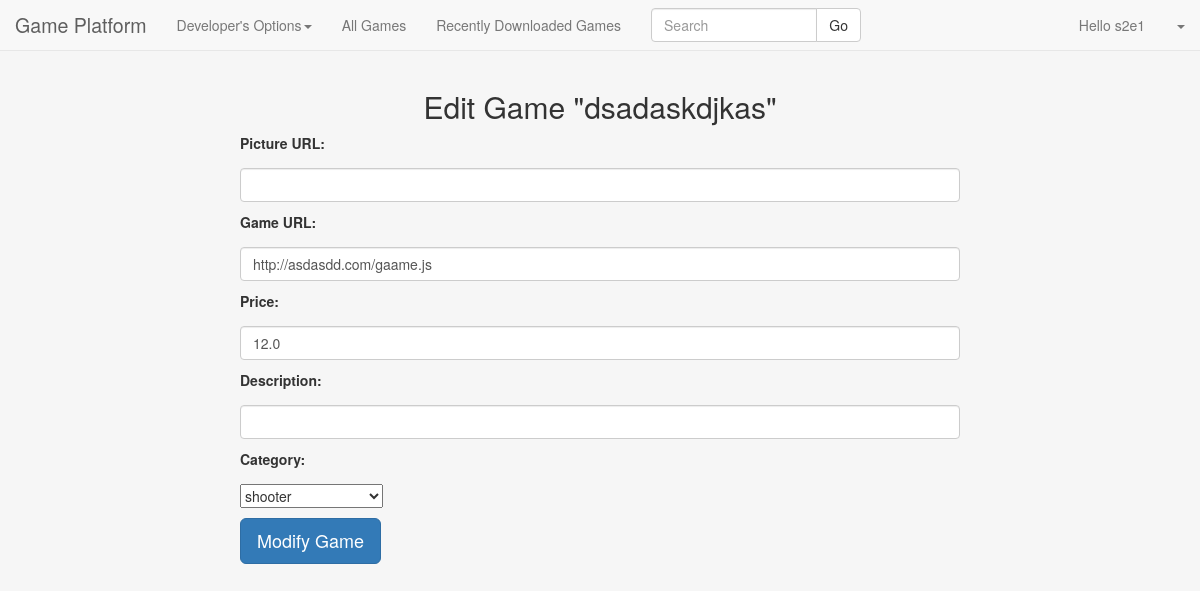
The page /dev/edit/1 (signed in) on the database its author committed.
### game_platform/models.py (models this page shows, shortened)
class Game(models.Model):
    title = models.CharField(max_length=100, unique=True)
    picture_url = models.URLField(max_length=200, null=True, blank=True)
    game_url = models.URLField(max_length=200)
    price = models.FloatField(default=0)
    description = models.TextField(null=True, blank=True)
    category = models.ForeignKey('Category', related_name='games')
    developer = models.ForeignKey('Developer', related_name='games')
    def calculate_invoices(self):
            return Player_Game.objects.filter(game=self).count()
    invoices = property(calculate_invoices)
    def calculate_total_sell(self):  # total sell of a game
        if Player_Game.objects.filter(game=self).first() is None:
            return 0;
        else:
            return Player_Game.objects.filter(game=self).aggregate(Sum('purchasePrice'))
    total_sell = property(calculate_total_sell)

### game_platform/developer/views.py (the view)
# urls.py: url(r"^edit/(\d+)$", 'game_platform.developer.views.edit_game', name='modify_game'),
@login_required(login_url='/auth/login')
def edit_game(request, game_id=None):
    if Developer.objects.filter(user=request.user).first() is None:  # check if user is developer
        return render_to_response("403.html", {'error_message': 'You must be a developer to access this page.'},
                                  context_instance=RequestContext(request))
    try:
        if Game.objects.get(id=game_id).developer.user == request.user:  # check if developer owns this game
            game = Game.objects.get(id=game_id)
        else:
            return render_to_response("403.html", {'error_message': 'You do not own this game.'},
                                      context_instance=RequestContext(request))
    except Game.DoesNotExist:
        return render_to_response("404.html",
                                  {'error_message': 'Something went wrong with database, objects cannot be found.'},
                                  context_instance=RequestContext(request))
    if request.method == 'POST':  # if the player submit the edit page
        form = EditGameForm(request.POST)
        if form.is_valid():
            game.picture_url = form.cleaned_data['picture_url']
            game.game_url = form.cleaned_data['game_url']
            game.price = form.cleaned_data['price']
            game.description = form.cleaned_data['description']
            game.category = form.cleaned_data['category']
            game.save()
            return HttpResponseRedirect('/dev')
        else:
            return render_to_response('developer/edit_game.html', {'form': form, 'game_name': game.title,
                                                                   'game_id': game_id},
                                      context_instance=RequestContext(request))
    else:
        form = EditGameForm(instance=game)
        return render_to_response('developer/edit_game.html',
                                  {'form': form, 'game_name': game.title, 'game_id': game_id},
                                  context_instance=RequestContext(request))

### game_platform/developer/forms.py (shortened to what this page needs)
class EditGameForm(ModelForm):
    picture_url = forms.URLField(required=False, label=(u'Game Picture URL'),
                                 widget = forms.TextInput(attrs={'class':'form-control'}))
    game_url = forms.URLField(label=(u'Your Javascript Game URL'),
                              widget = forms.TextInput(attrs={'class':'form-control'}))
    price = forms.FloatField(label=(u'Game Price'), widget = forms.TextInput(attrs={'class':'form-control'}))
    description = forms.CharField(required=False, label=(u'Description'),
                                  widget = forms.TextInput(attrs={'class':'form-control'}))
    category = forms.ModelChoiceField(label=(u'Category'), queryset=Category.objects.filter(),
                                      empty_label='Choose a Category')
    class Meta:
        model = Game
        exclude = ['title', 'developer']

### game_platform/models.py (called while the page is built)
    def __str__(self):
        return "{}".format(self.title)

### game_platform/templates/developer/edit_game.html (shortened to what this page needs)
{% extends 'base_home.html' %}
{% block cat_menu %}
    <a href="#" class="dropdown-toggle" data-toggle="dropdown">Developer's Options<b class="caret"></b></a>
{% endblock cat_menu %}
{% block body %}
            <h2>Edit Game "{{ game_name }}"</h2>
            <div id="my_style" style="padding-left: 20%;padding-right: 20%;">
            <form action="/dev/edit/{{ game_id }}" method="POST" role="form">
                <div class="add_game_div">
                    <p><label for="picture_url">Picture URL: </label></p>
                    <p>{{ form.picture_url }}</p>
                </div>
                <div class="add_game_div">
                    <p><label for="game_url">Game URL: </label></p>
                    <p>{{ form.game_url }}</p>
                </div>
                <div class="add_game_div">
                    <p><label for="price">Price: </label></p>
                    <p>{{ form.price }}</p>
                </div>
                <div class="add_game_div">
                    <p><label for="description">Description: </label></p>
                    <p>{{ form.description }}</p>
                </div>
                <div class="add_game_div">
                    <p><label for="category">Category: </label></p>
                    <p>{{ form.category }}</p>
                </div>
                <div class="form-group">
                    <p><button type="submit" name="btn_add" value="btnAdd" class="btn btn-primary btn-lg" ><R>Modify Game</R></button>
                </div>
            </form>
            </div>
{% endblock body %}

### game_platform/templates/base_home.html (shortened to what this page needs)
<!DOCTYPE html>
<html lang="en">
    <head>
        <link href="{{ STATIC_URL }}css/bootstrap.min.css" rel="stylesheet">
        <link href="{{ STATIC_URL }}css/game_platform.css" rel="stylesheet">
    </head>
    <body>
        <header>
            <nav class="navbar navbar-default navbar-fixed-top" role="navigation">
                <div class="container-fluid">
                    <div class="navbar-header">
                        <a class="navbar-brand" href="{% url 'home' %}">Game Platform</a>
                    </div>
                    <div class="collapse navbar-collapse" id="menu">
                        <ul class="nav navbar-nav">
                            <li class="dropdown">
                                {% block cat_menu %}
                                {% endblock cat_menu %}
                            </li>
                            <li><a href="{% url 'game_list' %}">All Games</a></li>
                            <li><a href="{% url 'popular_games' %}">Recently Downloaded Games</a></li>
                        </ul>
                        <form class="navbar-form navbar-left" role="search" action="{% url 'home' %}">
                            <div class="input-group" style="width:210px">
                                <input type="text" class="form-control" name="query" placeholder="Search">
                                <span class="input-group-btn">
                                    <button type="submit" class="btn btn-default">Go</button>
                                </span>
                            </div>
                        </form>
                        <ul class="nav navbar-nav navbar-right">
                            {% if user.is_authenticated %}
                                <li><a href="{% url 'login' %}">Hello {{ user.get_username }}</a></li>
                            {% else %}
                                <li><a href="{% url 'login' %}">Hello Guest!</a></li>
                            {% endif %}
                            <li class="dropdown">
                                <a href="#" class="dropdown-toggle" data-toggle="dropdown"><b class="caret"></b></a>
                            </li>
                        </ul>
                    </div>
                </div>
            </nav>
        </header>
        {% block body %}
        {% endblock body%}
    </body>
</html>

### game_platform/static/css/game_platform.css (style rules this page uses)
body { background-color: #f6f6f6; padding-top: 70px; }
header .navbar-brand { font-size: 1.4em; font-weight: 200; }
h2 { text-align: center; }

### rows shown on the page
Game: title "dsadaskdjkas", game_url "http://asdasdd.com/gaame.js", price "12.0", category "shooter"

### other values the page prints
{{ user.get_username }} "s2e1"
